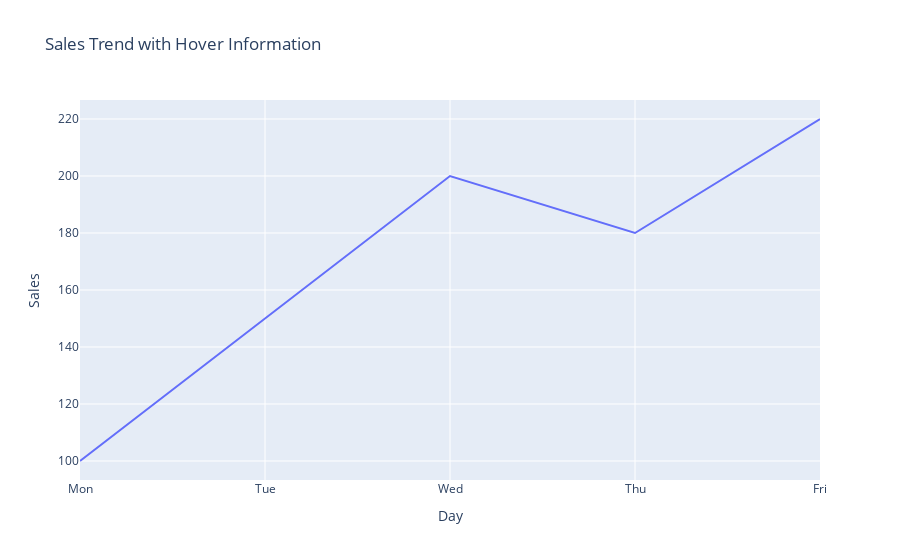

Source (notebook cell):
### Markdown cell above
### Line Plot Example 4: Line Plot with Hover Info

### Code cell
fig = px.line(
    df1,
    x="Day",
    y="Sales",
    hover_data=["Sales"],
    title="Sales Trend with Hover Information"
)
fig.show()

### Figure 1 — Plotly figure (JSON) as saved in the notebook; plotly's stock layout.template omitted (floating-point values rounded to 4 significant figures)
{"data": [{"hovertemplate": "Day=%{x}<br>Sales=%{y}<extra></extra>", "legendgroup": "", "line": {"color": "#636efa", "dash": "solid"}, "marker": {"symbol": "circle"}, "mode": "lines", "name": "", "orientation": "v", "showlegend": false, "type": "scatter", "x": ["Mon", "Tue", "Wed", "Thu", "Fri"], "xaxis": "x", "y": [100, 150, 200, 180, 220], "yaxis": "y"}], "layout": {"autosize": true, "legend": {"tracegroupgap": 0}, "title": {"text": "Sales Trend with Hover Information"}, "xaxis": {"anchor": "y", "autorange": true, "domain": [0, 1], "range": [0, 4], "title": {"text": "Day"}, "type": "category"}, "yaxis": {"anchor": "x", "autorange": true, "domain": [0, 1], "range": [93.33, 226.7], "title": {"text": "Sales"}, "type": "linear"}}}
